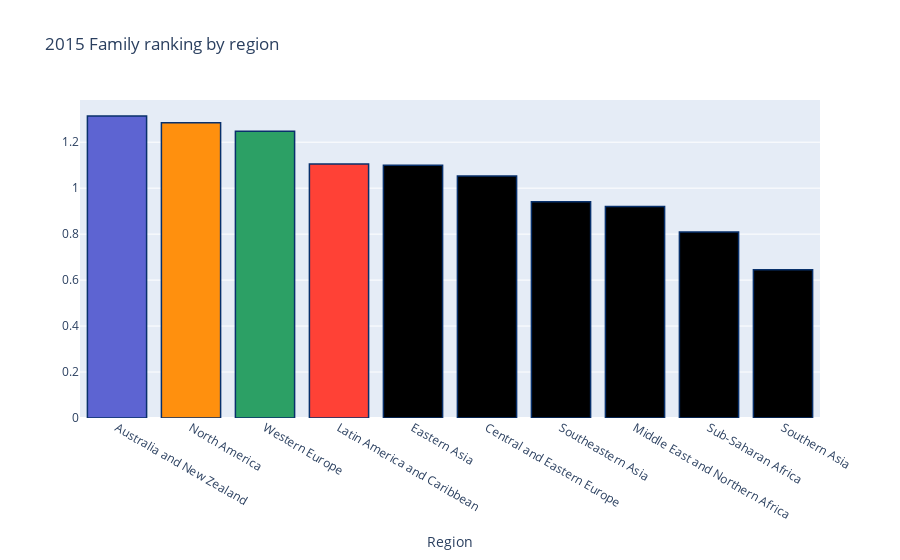

Notebook cell for this chart:
### Markdown cell above
## Family ranking by region

### Code cell
region_mean = data2015.groupby(['region'])['family'].mean()
region_mean.sort_values(ascending=False, inplace=True)

# Bar Chart
trace1 = go.Bar(
    x=region_mean.index,
    y=region_mean.values,
    marker=dict(
        color=['rgb(93, 100, 210)', 'rgb(255, 144, 14)',
               'rgb(44, 160, 101)', 'rgb(255, 65, 54)'],
        line=dict(
            color='rgb(8,48,107)',
            width=1.5,
        )
    ),
)

data = [trace1]
layout = go.Layout(
    barmode='stack'
)
layout = dict(title = '2015 Family ranking by region',
              xaxis= dict(title= 'Region',ticklen= 5,zeroline= False)
             )
fig = go.Figure(data=data, layout=layout)
iplot(fig)

### Figure 1 — Plotly figure (JSON) as saved in the notebook; plotly's stock layout.template omitted (floating-point values rounded to 4 significant figures)
{"data": [{"marker": {"color": ["rgb(93, 100, 210)", "rgb(255, 144, 14)", "rgb(44, 160, 101)", "rgb(255, 65, 54)"], "line": {"color": "rgb(8,48,107)", "width": 1.5}}, "type": "bar", "x": ["Australia and New Zealand", "North America", "Western Europe", "Latin America and Caribbean", "Eastern Asia", "Central and Eastern Europe", "Southeastern Asia", "Middle East and Northern Africa", "Sub-Saharan Africa", "Southern Asia"], "y": [1.314, 1.285, 1.247, 1.105, 1.099, 1.053, 0.9405, 0.9205, 0.8091, 0.6453]}], "layout": {"title": {"text": "2015 Family ranking by region"}, "xaxis": {"ticklen": 5, "title": {"text": "Region"}, "zeroline": false}}}
